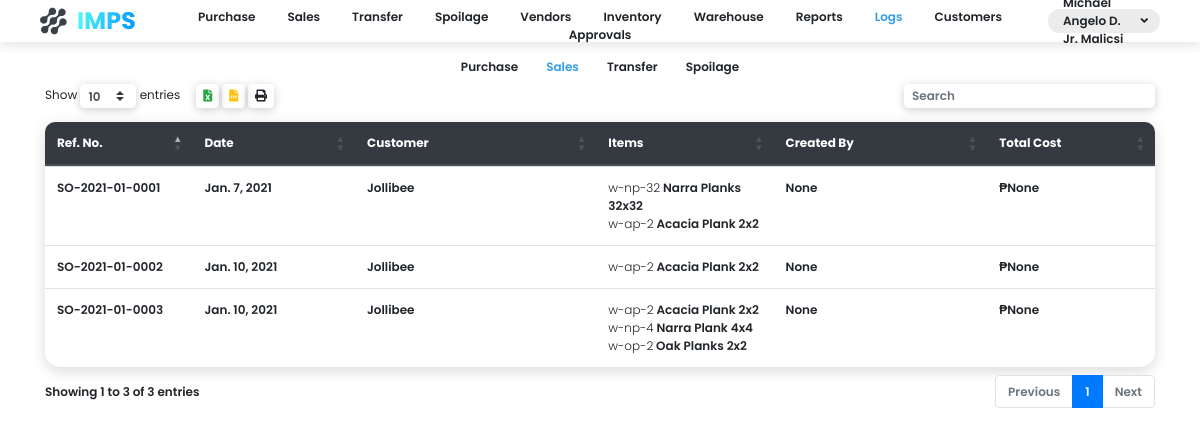
Page /logs/out/ (signed in) on the committed database.
### app/models.py (models this page shows, shortened)
class User(models.Model):
    first_name = models.CharField(max_length=255)
    last_name = models.CharField(max_length=255)
    position = models.CharField(max_length=255)
    login = models.ForeignKey(Login, on_delete=models.CASCADE)

class Sales_Order(models.Model):
    ref_id = models.CharField(max_length=255)
    date = models.DateField()
    customer = models.ForeignKey(Customer, on_delete=models.PROTECT)
    approved = models.BooleanField()
    total_amount_due = models.DecimalField(max_digits=24, decimal_places=5, null=True, blank=True)
    created_by = models.ForeignKey(User, on_delete=models.PROTECT, null=True, blank=True)

class Customer(models.Model):
    name = models.CharField(max_length=255)
    owner_first_name = models.CharField(max_length=255, null=True, blank=True)
    owner_last_name = models.CharField(max_length=255, null=True, blank=True)
    address = models.CharField(max_length=255, null=True, blank=True)
    landline = models.CharField(max_length=255, null=True, blank=True)
    email = models.CharField(max_length=255, null=True, blank=True)
    mobile = models.CharField(max_length=255, null=True, blank=True)
    bank = models.CharField(max_length=255, null=True, blank=True)
    bank_number = models.CharField(max_length=255, null=True, blank=True)

class Sales_Item(models.Model):
    product = models.ForeignKey(Product, on_delete=models.CASCADE)
    sales_order = models.ForeignKey(Sales_Order, on_delete=models.CASCADE)
    remaining = models.IntegerField()
    sales_quantity = models.IntegerField()
    cost_per_item = models.DecimalField(max_digits=24, decimal_places=5, null=True, blank=True)
    total_cost = models.DecimalField(max_digits=24, decimal_places=5, null=True, blank=True)

class Product(models.Model):
    code = models.CharField(max_length=255)
    name = models.CharField(max_length=255)
    description = models.TextField(null=True, blank=True)
    quantity = models.IntegerField()
    cost_per_item = models.DecimalField(max_digits=24, decimal_places=5, null=True, blank=True)
    total_cost = models.DecimalField(max_digits=24, decimal_places=5, null=True, blank=True)
    turnover = models.DecimalField(max_digits=3, decimal_places=2, null=True, blank=True)
    warehouse = models.ForeignKey(Warehouse, on_delete=models.CASCADE, null=True, blank=True)

### app/views/logs.py (the view)
# urls.py: path('logs/out/', views.salesLogsView),
def salesLogsView(request):
    if request.session.is_empty():
        return redirect('/login/')
    context = {
        'sales': Sales_Order.objects.all(),
        'me': User.objects.select_related().get(login__username=request.session.get('username')),
    }
    return render(request, 'logs_sales.html', context)

### templates/logs_sales.html (shortened to what this page needs)
<!DOCTYPE html>
<html lang="en">
<head>
    <link rel="stylesheet" href="https://cdn.jsdelivr.net/npm/bootstrap@4.5.3/dist/css/bootstrap.min.css">
    <link rel="stylesheet" href="https://cdn.datatables.net/buttons/1.6.5/css/buttons.dataTables.min.css">
    <link rel="stylesheet" href="https://cdn.datatables.net/1.10.22/css/dataTables.bootstrap4.min.css">
    <link rel="stylesheet" href="/static/css/style.css">
    <link rel="stylesheet" href="/static/css/fontawesome.all.css">
</head>
<body>
    <body class="font-size-12">
      <div class="c-nav d-flex font-w-600 mb-3">
        <div class="c-nav-item justify-content-start">
          <img src="/static/media/Group 117.svg" class="logo">
        </div>
        <div class="c-nav-item justify-content-end dropdown">
          <div class="nav-name" data-toggle="dropdown">
            <span>{{me.first_name}} {{me.last_name}}</span> <i class="fas fa-angle-down ml-1"></i>
          </div>
        </div>
      </div>
      <div class="d-flex font-w-600 mb-2 justify-content-center">
        <div class="justify-content-center c-nav-links">
            <div onclick="location.href='/logs/in'">Purchase</div>
            <div onclick="location.href='/logs/out'" class="active">Sales</div>
            <div onclick="location.href='/logs/transfer'">Transfer</div>
            <div onclick="location.href='/logs/spoilage'">Spoilage</div>
        </div>
        </div>
        <div class="container font-w-600">
          <div id="loader-container" class="d-flex justify-content-center align-items-center">
            <div id="loader"></div>
          </div>
            <table id="table" class="table box-shadow-medium b-tl-radius-10 b-tr-radius-10">
                <thead class="thead-dark">
                <tr class="">
                    <th class="b-tl-radius-10" style="border-top: 0px;">Ref. No.</th>
                    <th style="border-top: 0px;">Date</th>
                    <th style="border-top: 0px;">Customer</th>
                    <th style="border-top: 0px;">Items</th>
                    <th style="border-top: 0px;">Created By</th>
                    <th class="b-tr-radius-10" style="border-top: 0px;">Total Cost</th>
                </tr>
                </thead>
                <tbody>
                {%for sale in sales%}
                <tr>
                    <td>{{sale.ref_id}}</td>
                    <td>{{sale.date}}</td>
                    <td>{{sale.customer.name}}</td>
                    <td>
                      {%for item in sale.sales_item_set.all%}
                      <span class="font-w-300">{{item.product.code}}</span> <span>{{item.product.name}}</span><br/>
                      {%endfor%}
                    </td>
                    <td>{{sale.created_by}}</td>
                    <td>₱{{sale.total_amount_due}}</td>
                </tr>
                {%endfor%}
                </tbody>
            </table>
        </div>
</body>
</html>

### static/css/style.css (style rules this page uses)
body { font-family: 'Poppins', sans-serif; min-width: 720px; }
.font-size-12 { font-size: 12px; }
.table { background: #fff; border-radius: 15px; }
.box-shadow-medium { box-shadow: 0px 4px 15px rgba(0,0,0,0.15); }
.font-w-300 { font-weight: 300; }
.font-w-600 { font-weight: 600; }
.b-tl-radius-10 { border-top-left-radius: 10px; }
.b-tr-radius-10 { border-top-right-radius: 10px; }
.c-nav { height: 42px; background: white; box-shadow: 0px 4px 10px rgba(0,0,0,0.10); width: 100%; padding-left:5vh; padding-right: 5vh; }
.c-nav-item { display: inline-flex; align-items: center; width: 10%; }
.c-nav-links, .navbar-nav, .navbar { display: inline-flex; align-items: center; width: 80%; }
.c-nav-links div { transition: .1s; padding-left: 14px; padding-right: 14px; cursor: pointer; height: 100%; display: flex; align-items: center; }
.active { color: #339DE9; }
.logo { cursor: pointer; }
.nav-name { display: flex; height: 24px; background: #ECECEC; padding: 0px 12px 0px 15px; align-items: center; border-radius: 12px; cursor: pointer; }
#table { display: none; }
#loader { border: 8px solid #f3f3f3; border-top: 8px solid #3498db; border-radius: 50%; width: 40px; height: 40px; animation: spin 2s linear infinite; margin-top: 200px; }
#loader-container { display: none; }

### rows in the picture
User: last_name "Malicsi"
Sales_Order: ref_id "SO-2021-01-0001", date "Jan. 7, 2021", customer.name "Jollibee", created_by "None", total_amount_due "None"
Sales_Item: product.code "w-np-32", product.name "Narra Planks 32x32"
Sales_Item: product.code "w-ap-2", product.name "Acacia Plank 2x2"
Sales_Order: ref_id "SO-2021-01-0002", date "Jan. 10, 2021", customer.name "Jollibee", created_by "None", total_amount_due "None"
Sales_Item: product.code "w-ap-2", product.name "Acacia Plank 2x2"
Sales_Order: ref_id "SO-2021-01-0003", date "Jan. 10, 2021", customer.name "Jollibee", created_by "None", total_amount_due "None"
Sales_Item: product.code "w-ap-2", product.name "Acacia Plank 2x2"
Sales_Item: product.code "w-np-4", product.name "Narra Plank 4x4"
Sales_Item: product.code "w-op-2", product.name "Oak Planks 2x2"
